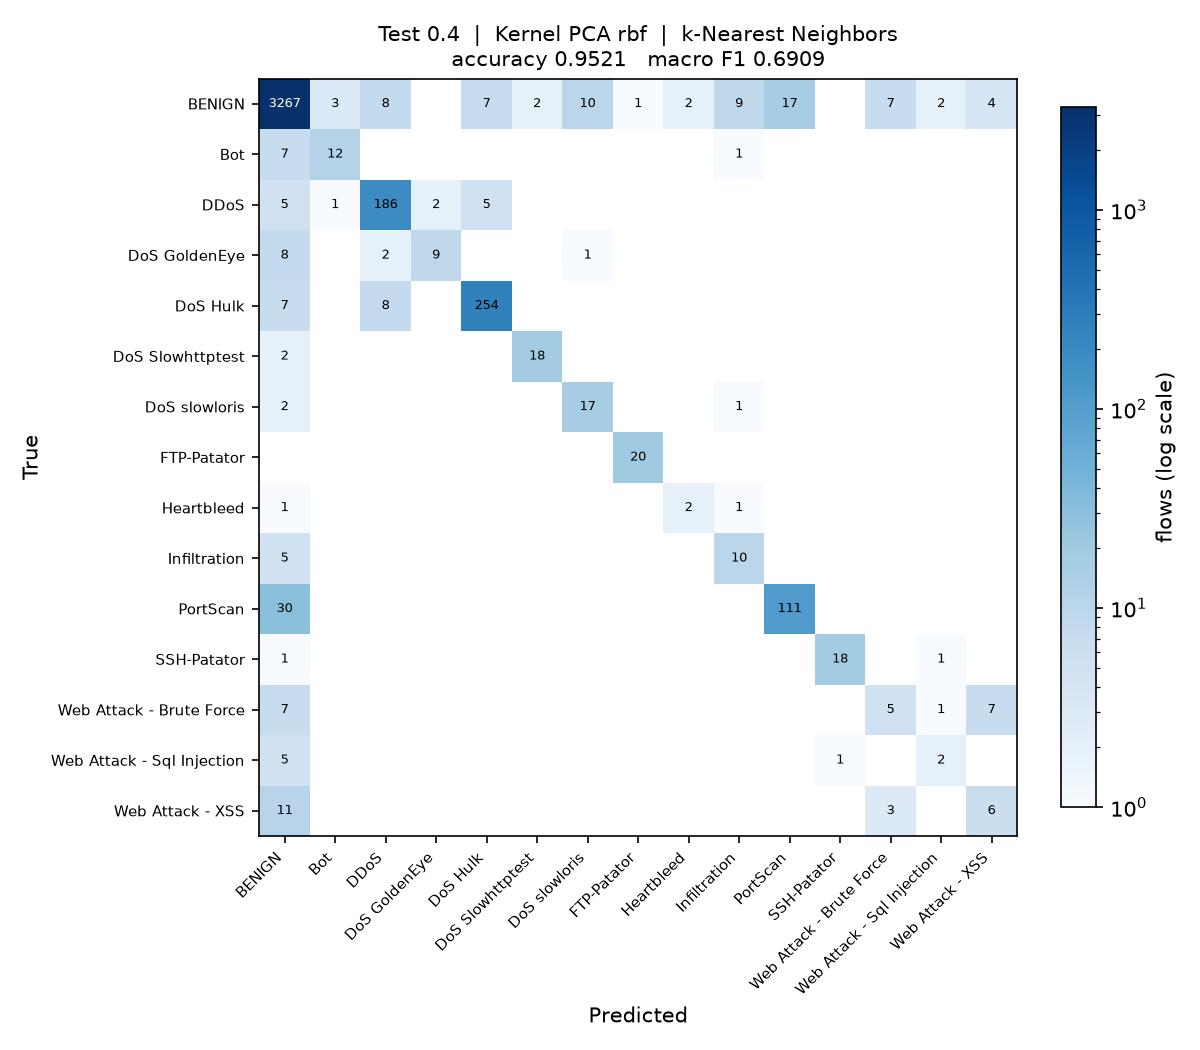

Generate this figure with Python:
"""
Test_0.4_DR_RBF_KNN

Test size 0.4  |  Kernel PCA (rbf)  |  k-Nearest Neighbors  (reference sheet #13)

Note: taken in place of sheet #5 Elastic Net, which is a regressor and cannot classify.

Run on its own:

    python Test_0.4_DR_RBF_KNN.py

Writes Test_0.4_DR_RBF_KNN.jpg (confusion matrix) and appends one row to
results/75_runs.csv.
"""

import os
import sys
import time
import warnings
from pathlib import Path

import matplotlib
matplotlib.use("Agg")
import matplotlib.pyplot as plt
import numpy as np
import pandas as pd
from sklearn.decomposition import KernelPCA
from sklearn.impute import SimpleImputer
from sklearn.metrics import (accuracy_score, confusion_matrix, f1_score,
                             precision_score, recall_score)
from sklearn.model_selection import train_test_split
from sklearn.preprocessing import LabelEncoder, StandardScaler
from sklearn.neighbors import KNeighborsClassifier

sys.path.insert(0, str(Path(__file__).resolve().parent.parent))
from common import load_sample                      # noqa: E402

warnings.filterwarnings("ignore")

# ----- this run -------------------------------------------------------------
TEST_SIZE = 0.4
KERNEL = "rbf"
CLASSIFIER = "KNN"
N_COMPONENTS = 15
# ----------------------------------------------------------------------------

SEED = 0
N_JOBS = max(1, (os.cpu_count() or 2) // 2)
STEM = "Test_0.4_DR_RBF_KNN"
HERE = Path(__file__).resolve().parent
RESULTS = HERE.parent / "results"


def main():
    t0 = time.time()
    df = load_sample(10000, 50, SEED)
    y = LabelEncoder().fit_transform(df["Label"])
    X = df.drop(columns=["Label", "Day"])
    classes = sorted(df["Label"].unique())
    print(f"{len(df):,} flows, {X.shape[1]} features, {len(classes)} classes")

    X_train, X_test, y_train, y_test = train_test_split(
        X, y, test_size=TEST_SIZE, random_state=SEED, stratify=y)

    # mean imputation and scaling, fitted on the training split only
    imputer = SimpleImputer(strategy="mean").fit(X_train)
    scaler = StandardScaler().fit(imputer.transform(X_train))
    X_train = scaler.transform(imputer.transform(X_train))
    X_test = scaler.transform(imputer.transform(X_test))

    # dimensionality reduction: Kernel PCA, fitted on the training split only.
    # arpack keeps the largest positive eigenvalues; the randomized solver ranks
    # them by magnitude and fails on the sigmoid kernel, which is not PSD.
    kpca = KernelPCA(n_components=N_COMPONENTS, kernel=KERNEL,
                     eigen_solver="arpack", random_state=SEED, n_jobs=N_JOBS)
    X_train = kpca.fit_transform(X_train)
    X_test = kpca.transform(X_test)
    print(f"Kernel PCA ({KERNEL}): {X_train.shape[1]} components")

    classifier = KNeighborsClassifier(n_neighbors=5, n_jobs=N_JOBS)
    classifier.fit(X_train, y_train)
    y_pred = classifier.predict(X_test)

    acc = accuracy_score(y_test, y_pred)
    pre = precision_score(y_test, y_pred, average="macro", zero_division=0)
    rec = recall_score(y_test, y_pred, average="macro", zero_division=0)
    f1 = f1_score(y_test, y_pred, average="macro", zero_division=0)
    pre_w = precision_score(y_test, y_pred, average="weighted", zero_division=0)
    rec_w = recall_score(y_test, y_pred, average="weighted", zero_division=0)
    f1_w = f1_score(y_test, y_pred, average="weighted", zero_division=0)

    print(f"Accuracy  : {acc:.4f}")
    print(f"Precision : {pre:.4f}")
    print(f"Recall    : {rec:.4f}")
    print(f"F1 Score  : {f1:.4f}")

    # confusion matrix image, named to match this script
    cm = confusion_matrix(y_test, y_pred, labels=range(len(classes)))
    fig, ax = plt.subplots(figsize=(8, 7))
    im = ax.imshow(cm, cmap="Blues", norm=matplotlib.colors.LogNorm(vmin=1))
    ax.set_xticks(range(len(classes)), classes, rotation=45, ha="right", fontsize=7)
    ax.set_yticks(range(len(classes)), classes, fontsize=7)
    ax.set_xlabel("Predicted")
    ax.set_ylabel("True")
    ax.set_title(f"Test {TEST_SIZE}  |  Kernel PCA {KERNEL}  |  k-Nearest Neighbors\n"
                 f"accuracy {acc:.4f}   macro F1 {f1:.4f}", fontsize=10)
    for i in range(len(classes)):
        for j in range(len(classes)):
            if cm[i, j]:
                ax.text(j, i, cm[i, j], ha="center", va="center", fontsize=6,
                        color="white" if cm[i, j] > cm.max() / 3 else "black")
    fig.colorbar(im, ax=ax, fraction=0.04, label="flows (log scale)")
    fig.tight_layout()
    fig.savefig(HERE / f"{STEM}.jpg", dpi=150)
    plt.close(fig)

    # one row appended to the shared results table
    RESULTS.mkdir(exist_ok=True)
    row = {"Test": TEST_SIZE, "DR": "RBF", "Clas": CLASSIFIER,
           "Acc": round(acc, 4), "Pre": round(pre, 4), "Rec": round(rec, 4),
           "F1": round(f1, 4),
           "Pre_weighted": round(pre_w, 4), "Rec_weighted": round(rec_w, 4),
           "F1_weighted": round(f1_w, 4),
           "n_components": N_COMPONENTS, "seconds": round(time.time() - t0, 1),
           "script": STEM}
    out = RESULTS / "75_runs.csv"
    old = pd.read_csv(out).to_dict("records") if out.exists() else []
    old = [r for r in old if r.get("script") != STEM]
    pd.DataFrame(old + [row]).to_csv(out, index=False)
    print(f"saved {STEM}.jpg and appended to results/75_runs.csv "
          f"({time.time() - t0:.0f}s)")


if __name__ == "__main__":
    main()
